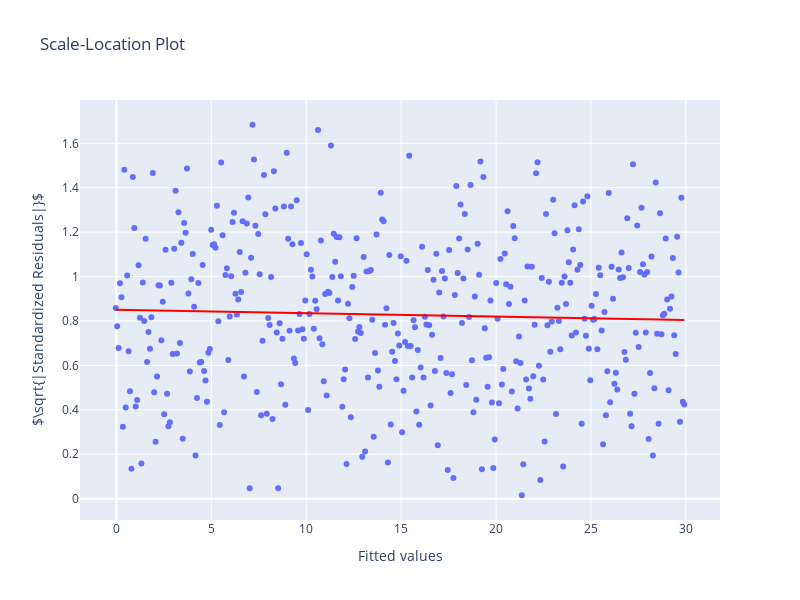

Notebook source saved alongside this figure:
### Code cell
fig = px.scatter(x =fitted, y=residual_norm_abs_sqrt, 
                 trendline_color_override="red",
                 trendline="ols", 
                 height=600, width=800,
                 title='Scale-Location Plot')
fig.update_layout(xaxis_title="Fitted values", yaxis_title=r'$\sqrt{|Standardized Residuals|}$')
fig.show()

### Figure 1 — Plotly figure (JSON) as saved in the notebook; plotly's stock layout.template omitted (floating-point values rounded to 4 significant figures; data arrays with more than 128 entries replaced by an {"elided": "..."} marker saying what was removed)
{"data": [{"hovertemplate": "x=%{x}<br>y=%{y}<extra></extra>", "legendgroup": "", "marker": {"color": "#636efa", "symbol": "circle"}, "mode": "markers", "name": "", "orientation": "v", "showlegend": false, "type": "scatter", "x": {"elided": "400 float values"}, "xaxis": "x", "y": {"elided": "400 float values"}, "yaxis": "y"}, {"hovertemplate": "<b>OLS trendline</b><br>y = -0.00156105 * x + 0.850826<br>R<sup>2</sup>=0.001511<br><br>x=%{x}<br>y=%{y} <b>(trend)</b><extra></extra>", "legendgroup": "", "line": {"color": "red"}, "marker": {"color": "#636efa", "symbol": "circle"}, "mode": "lines", "name": "", "showlegend": false, "type": "scatter", "x": {"elided": "400 float values"}, "xaxis": "x", "y": {"elided": "400 float values"}, "yaxis": "y"}], "layout": {"height": 600, "legend": {"tracegroupgap": 0}, "title": {"text": "Scale-Location Plot"}, "width": 800, "xaxis": {"anchor": "y", "domain": [0, 1], "title": {"text": "Fitted values"}}, "yaxis": {"anchor": "x", "domain": [0, 1], "title": {"text": "$\\sqrt{|Standardized Residuals|}$"}}}}
